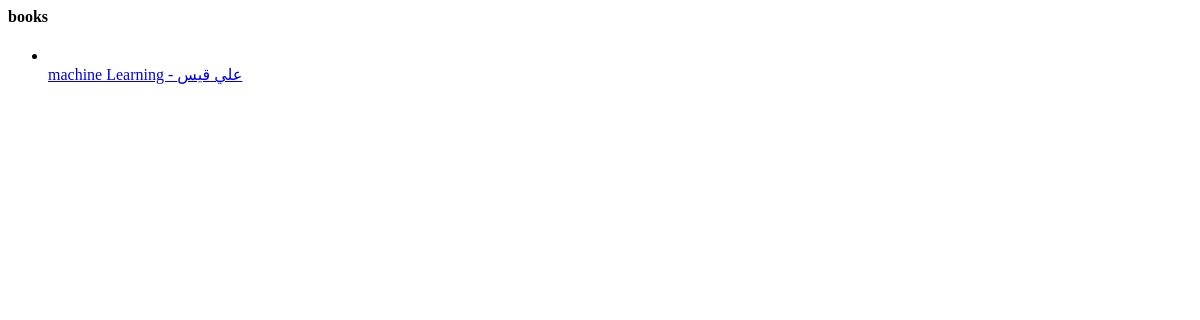
The app's page /library/, older data.
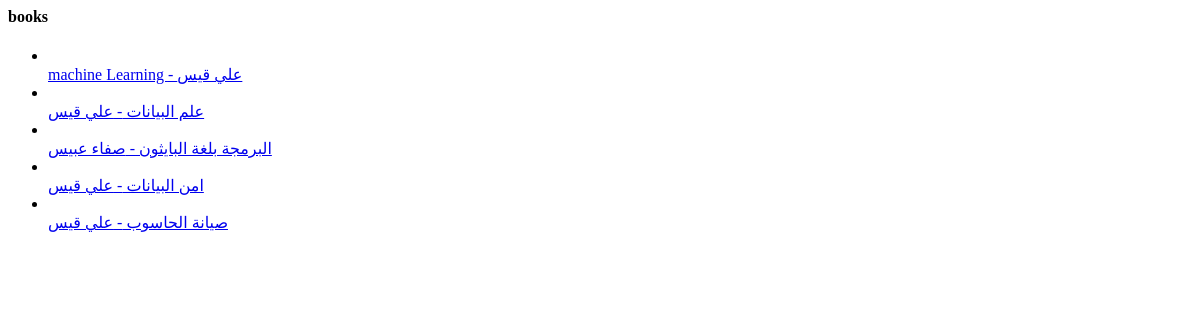
The same page, newer data.
### library/models.py (models this page shows)
class Book(models.Model):
    title = models.CharField(max_length=100)
    author = models.ForeignKey('Author',related_name='book_author',on_delete=models.CASCADE)
    publication_date = models.DateTimeField(default=timezone.now)
    price = models.DecimalField(max_digits=10, decimal_places=2)
    def __str__(self):
        return self.title

class Author(models.Model):
    name = models.CharField(max_length=100)
    piography = models.TextField(max_length=20000)
    def __str__(self):
        return self.name

### library/views.py (the view)
# urls.py: path('library/',funcBooklist),
def funcBooklist(request):
    data = Book.objects.all() #
    context = {
        'ali':data
    }
    return render(request,'library/book_list.html',context)

### library/templates/library/book_list.html
<h4> books </h4>
<ul>
  {% for book in ali %}
    <li>
      <br>
<a href="/library/{{book.id}}">{{book}}  - {{book.author}} </a>
    </li>
  {% endfor%}
</ul>

Row changes from the older to the newer data that the page shows:
added Book: title "علم البيانات", author "علي قيس"
added Book: title "البرمجة بلغة البايثون", author "صفاء عبيس"
added Book: title "امن البيانات", author "علي قيس"
added Book: title "صيانة الحاسوب", author "علي قيس"
